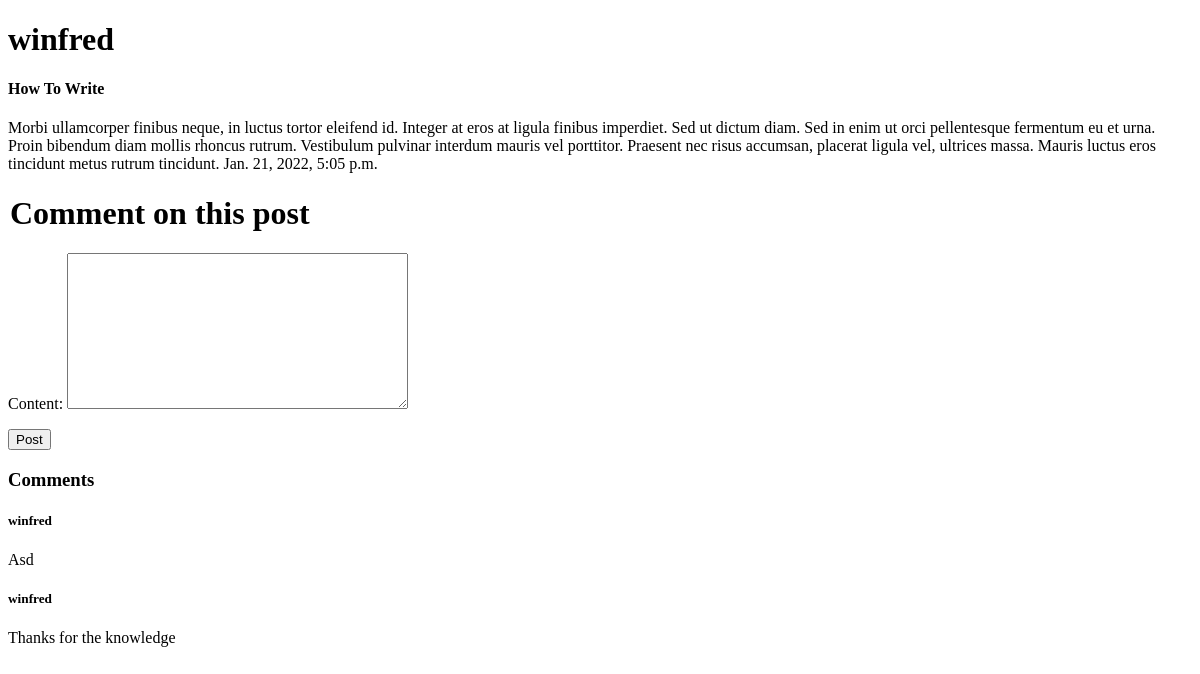
The page /posts/comment/3/ on the database as committed earlier.
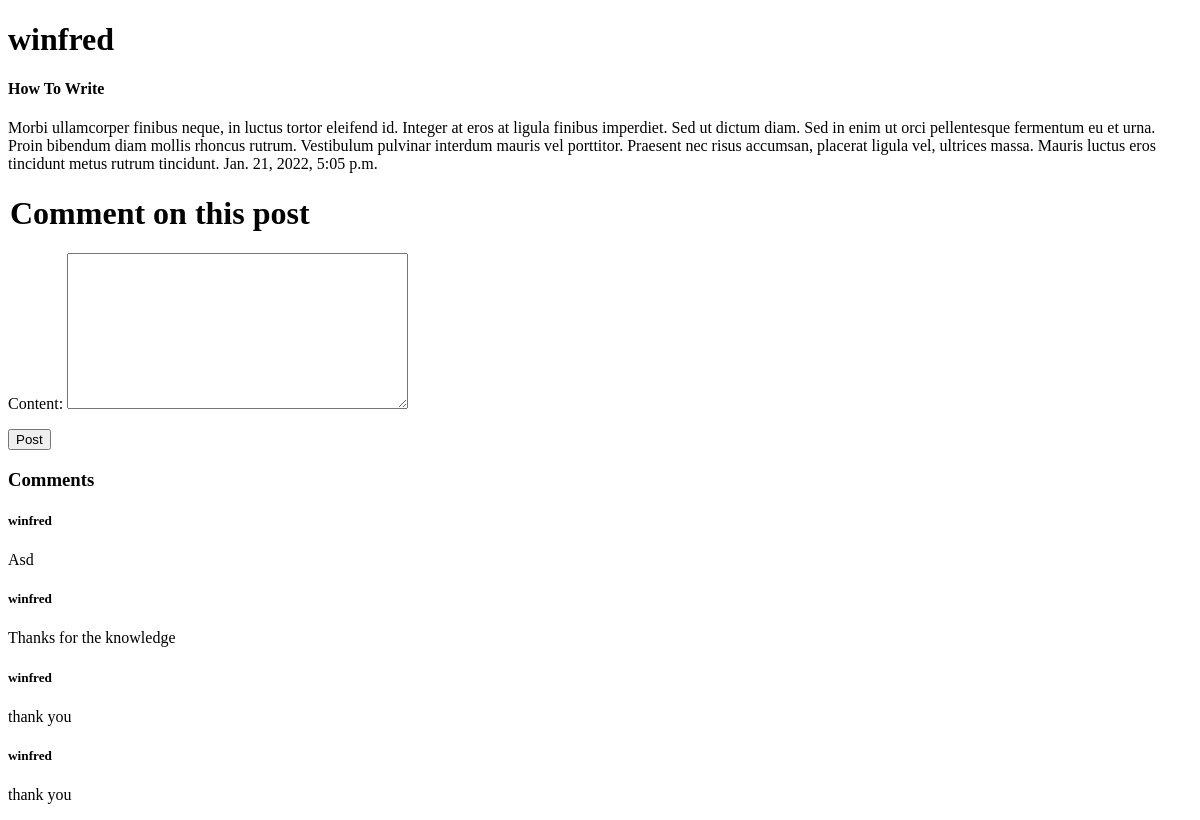
The same page on the database as committed later.
### blog_posts/models.py (models this page shows, shortened)
class Comment(models.Model):
    author = models.ForeignKey(User, on_delete=models.CASCADE)
    content = models.TextField()
    post = models.ForeignKey(Post, related_name='comments', on_delete=models.CASCADE, null=True)

### blog_posts/views.py (the view)
# urls.py: path('posts/comment/<int:id>/', views.comments, name='comment'),
def comments(request,id):
    post = Post.objects.get(id=id)
    comments = post.comments.all()
    new_comment = None
    if request.method == 'POST':
        comment_form = CommentForm(request.POST)
        if comment_form.is_valid():
            comment_form.instance.author = request.user
            new_comment = comment_form.save(commit=False)
            new_comment.post = post
            new_comment.save()
            comment_form  = CommentForm()
    else:
        comment_form = CommentForm()
    context = {
        'form': comment_form,
        'post': post,
        'comments': comments
    }
    return render(request,'blog_posts/comments.html',context)

### blog_posts/forms.py
class CommentForm(forms.ModelForm):
    class Meta:
        model = Comment
        fields = ['content']

### blog_posts/templates/blog_posts/comments.html (shortened to what this page needs)
<!DOCTYPE html>
<html lang="en">
<head>
</head>
<body>
    <h1>{{post.author}}</h1>
    <h4>{{post.title}}</h4>
    <p>{{post.content}}              {{post.date_posted}}</p>
    <div >
        <form method='POST'>
                <h1><legend>Comment on this post</legend></h1>
                {{form.as_p}}
            <div>
                <button type='submit'>Post</button>
            </div>
        </form>
    </div>
    <h3>Comments</h3>
    {% if comments %}
    {% for comment in comments %}
        <h5>{{comment.author}}</h5>
        <p>{{comment.content}}</p>
    {% endfor %}
    {% endif %}
</body>
</html>

Rows that differ between the two databases and show on the page:
added Comment: author "winfred", content "thank you"
added Comment: author "winfred", content "thank you"
